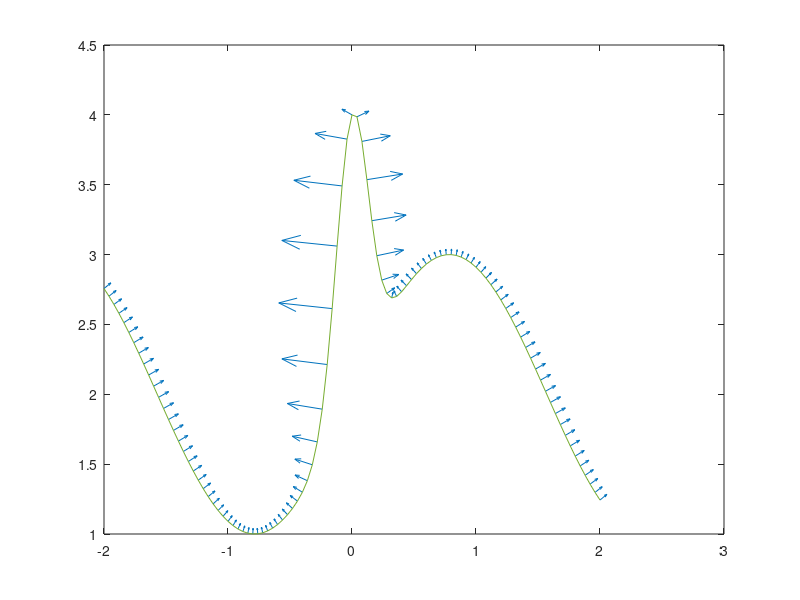

Source code (MATLAB):
x=-2:0.04:2;
y=sin(2*x)+2*exp(-30*x.^2)+2;
dy = gradient(y);
dx = gradient(x);
quiver(x,y,-dy,dx)
hold on; plot( x, y)